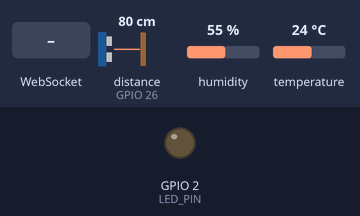
Bench run of a sketch on a simulated ESP32. On the bench: output pins drawn as LEDs (lit = HIGH). Wiring (inferred from the names in the program): ultrasonic range finder: trigger GPIO 25; echo GPIO 26. The test bench sets the inputs (shaded band); at power-on: distance to the obstacle (sensor on GPIO 26) 80 cm, humidity 55 %, temperature 24 °C. The echo pulse lasts 58.3 µs per cm; WiFi joins after 1.5 s; servers stay silent unless stated; storage starts empty; pins used as bus, display or sensor lines are not drawn; what the sketch prints to the serial monitor is not drawn.

Above: at 2.7 s.
2.8 s: WebSocket text "ledOn" received
At 3.2 s:
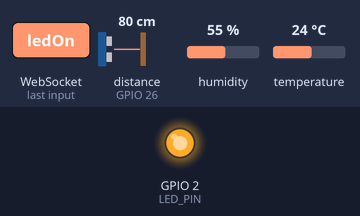
4.3 s: WebSocket text "ledOff" received
At 5.5 s:
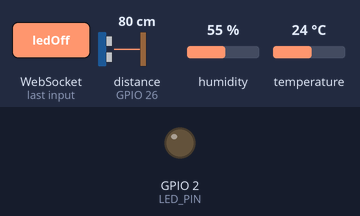
Timing chart, 0 to 7.3 s (numbered marks = the images above; inputs shaded):
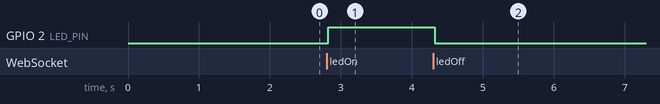

The sketch:

3_Servidor_ESP32.ino
```cpp
#include <WiFi.h>
#include <AsyncTCP.h>
#include <ESPAsyncWebServer.h>
#include <DHT.h>
#include <LittleFS.h>

// Pines y configuración del DHT22
#define DHTPIN 16
#define DHTTYPE DHT22
DHT dht(DHTPIN, DHTTYPE, 22);

// Pines y configuración del HC-SR04
#define TRIG_PIN 25
#define ECHO_PIN 26

// Configuración del LED
#define LED_PIN 2
bool ledState = false;

// Variables de tiempo
unsigned long lastSensorUpdate = 0;

// WiFi y servidor
AsyncWebServer server(80);
AsyncWebSocket ws("/ws");   // WebSocket en la ruta /ws

// Variables de los sensores
float temperatura = 0.0;
float humedad = 0.0;
float distancia = 0.0;

void setup() {
  Serial.begin(115200);
  dht.begin();

  // Inicialización del LED
  pinMode(LED_PIN, OUTPUT);
  digitalWrite(LED_PIN, LOW);

  // Inicialización del HC-SR04
  pinMode(TRIG_PIN, OUTPUT);
  pinMode(ECHO_PIN, INPUT);

  // Configuración de WiFi en modo estación
  WiFi.mode(WIFI_STA);
  WiFi.setSleep(false); // mejora tiempos de respuesta
  WiFi.begin("Mi_casa", "ramses123");
  Serial.print("Conectando a WiFi");

  unsigned long startAttemptTime = millis();
  while (WiFi.status() != WL_CONNECTED && millis() - startAttemptTime < 10000) {
    delay(500);
    Serial.print(".");
  }

  if (WiFi.status() == WL_CONNECTED) {
    Serial.println("\n✅ Conectado a WiFi");
    Serial.print("IP: ");
    Serial.println(WiFi.localIP());
  } else {
    Serial.println("\n❌ No se pudo conectar a WiFi");
  }

  // Inicialización del sistema de archivos
  if (!LittleFS.begin(true)) {
    Serial.println("Error montando LittleFS");
    return;
  } else {
    Serial.println("LittleFS montado correctamente");
  }

  // Configuración de las rutas HTTP
  server.serveStatic("/", LittleFS, "/").setDefaultFile("index.html");

  // Configuración del WebSocket
  ws.onEvent(onWebSocketEvent);
  server.addHandler(&ws);

  // Inicia el servidor
  server.begin();
}

void loop() {
  // No es necesario llamar loop() como en WebSocketsServer
  // AsyncWebServer maneja todo en segundo plano automáticamente

  // Actualizar sensores cada 1 segundo
  if (millis() - lastSensorUpdate >= 1000) {
    lastSensorUpdate = millis();

    // Leer distancia
    distancia = medirDistancia();

    // Leer temperatura y humedad
    temperatura = dht.readTemperature();
    humedad = dht.readHumidity();

    // Validar valores y armar JSON seguro
    String distanciaStr = isnan(distancia) ? "null" : String(distancia, 2);
    String temperaturaStr = isnan(temperatura) ? "null" : String(temperatura, 1);
    String humedadStr = isnan(humedad) ? "null" : String(humedad, 1);

    String sensorData = String("{\"distancia\":") + distanciaStr +
                        ",\"temperatura\":" + temperaturaStr +
                        ",\"humedad\":" + humedadStr + "}";

    // Enviar por WebSocket
    ws.textAll(sensorData);
    Serial.println(sensorData);  // Debug
  }
}

float medirDistancia() {
  digitalWrite(TRIG_PIN, LOW);
  delayMicroseconds(2);
  digitalWrite(TRIG_PIN, HIGH);
  delayMicroseconds(10);
  digitalWrite(TRIG_PIN, LOW);

  long duracion = pulseIn(ECHO_PIN, HIGH, 30000); // timeout de 30 ms
  if (duracion == 0) {
    return NAN; // No se midió nada
  }
  float distancia = (duracion * 0.034) / 2;
  return distancia;
}

void onWebSocketEvent(AsyncWebSocket *server, AsyncWebSocketClient *client,
                      AwsEventType type, void *arg, uint8_t *data, size_t len) {
  if (type == WS_EVT_DATA) {
    // Construir el mensaje correctamente con el tamaño real (len)
    String message = "";
    for (size_t i = 0; i < len; i++) {
      message += (char)data[i];
    }

    Serial.print("Mensaje recibido: ");
    Serial.println(message);

    if (message == "ledOn") {
      ledState = true;
      digitalWrite(LED_PIN, HIGH);   // o LOW si es invertido
      ws.textAll("{\"led\":\"on\"}");
    } else if (message == "ledOff") {
      ledState = false;
      digitalWrite(LED_PIN, LOW);    // o HIGH si es invertido
      ws.textAll("{\"led\":\"off\"}");
    }
  }
}
```

Measured:
- after the input at 2.8 s, GPIO 2 (LED_PIN): LOW → HIGH at once
- after the input at 4.3 s, GPIO 2 (LED_PIN): HIGH → LOW at once
